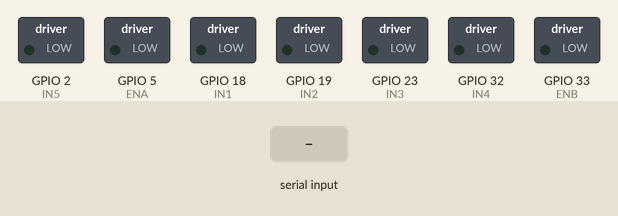
Simulated run of this sketch. Board: ESP32. Shown: switched loads named in the sketch (green lamp = pin HIGH). The inputs (shaded band) are chosen by the test bench. Nothing arrives over Bluetooth unless stated; what the sketch prints to the serial monitor is not drawn.

Above: at 1.2 s.
1.3 s: "DISABLE\n" received over the second serial link
At 2.5 s:
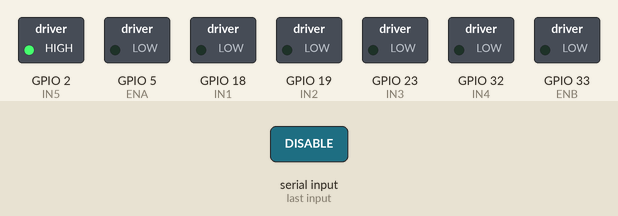
2.8 s: "ENABLE\n" received over the second serial link
4.3 s: "FORWARD\n" received over the second serial link
At 4.8 s:
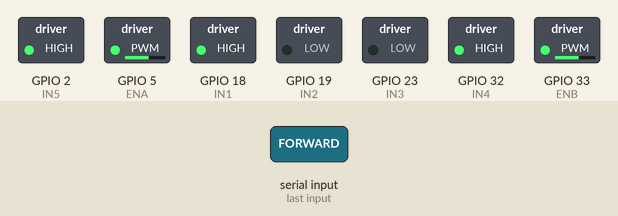
5.8 s: "BACKWARD\n" received over the second serial link
At 7.0 s:
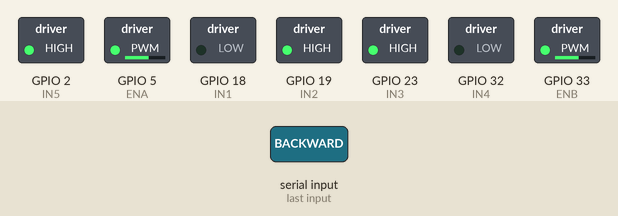
7.3 s: "LEFT\n" received over the second serial link
At 8.3 s:
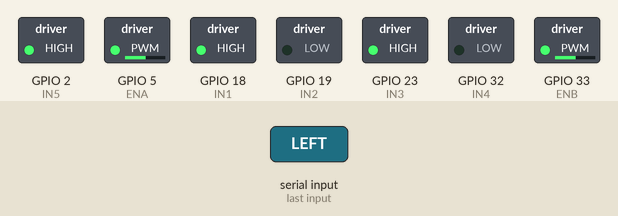
8.8 s: "RIGHT\n" received over the second serial link
At 9.4 s:
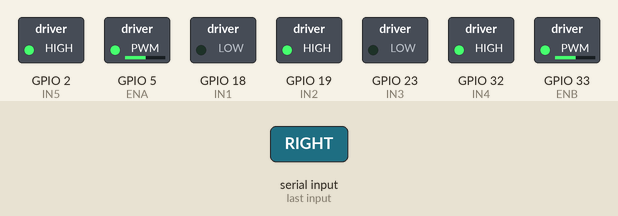
Timing chart, 0 to 11.3 s (numbered marks = the images above; inputs shaded):
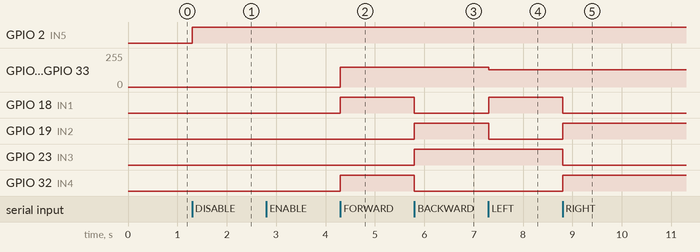

The sketch:

KQChair.ino
```cpp
#include <BluetoothSerial.h>

#define ENA 5
#define IN1 18
#define IN2 19
#define IN3 23
#define IN4 32
#define ENB 33
#define IN5 2

BluetoothSerial SerialBT;
bool motorsEnabled = false;

void setup() {
  Serial.begin(115200);
  SerialBT.begin("Wheelchair");
  Serial.println("Bluetooth Started. Waiting for commands…");

  pinMode(ENA, OUTPUT);
  pinMode(IN1, OUTPUT);
  pinMode(IN2, OUTPUT);
  pinMode(IN3, OUTPUT);
  pinMode(IN4, OUTPUT);
  pinMode(ENB, OUTPUT);
  pinMode(IN5, OUTPUT);

}

void loop() {
  if (SerialBT.available()) {
    String command = SerialBT.readStringUntil('\n');
    processCommand(command);
  }
}

void processCommand(String command) {
  if (command == "ENABLE") {
    motorsEnabled = true;
    Serial.println("Motors Enabled");
  } else if (command == "DISABLE") {
    motorsEnabled = false;
    stopMotors();
    Serial.println("Motors Disabled");
  }

  if (motorsEnabled) {
    if (command == "FORWARD") {
      moveForward();
    } else if (command == "BACKWARD") {
      moveBackward();
    } else if (command == "LEFT") {
      turnLeft();
    } else if (command == "RIGHT") {
      turnRight();
    } else if (command == "STOP") {
      stopMotors();
    }
  }
}

void moveForward() {
  analogWrite(ENA, 150);
  analogWrite(ENB, 150);
  digitalWrite(IN1, HIGH);
  digitalWrite(IN2, LOW);
  digitalWrite(IN3, LOW);
  digitalWrite(IN4, HIGH);
  digitalWrite(IN5, HIGH);
  Serial.println("Moving Forward");
}

void moveBackward() {
  digitalWrite(IN1, LOW);
  digitalWrite(IN2, HIGH);
  digitalWrite(IN3, HIGH);
  digitalWrite(IN4, LOW);
  digitalWrite(IN5, HIGH);
  analogWrite(ENA, 150);
  analogWrite(ENB, 150);
  Serial.println("Moving Backward");
}

void turnLeft() {
  analogWrite(ENA, 130);
  analogWrite(ENB, 130);
  digitalWrite(IN1, HIGH);
  digitalWrite(IN2, LOW);
  digitalWrite(IN3, HIGH);
  digitalWrite(IN4, LOW);
  digitalWrite(IN5, HIGH);
  Serial.println("Turning Left");
}

void turnRight() {
  analogWrite(ENA, 130);
  analogWrite(ENB, 130);
  digitalWrite(IN1, LOW);
  digitalWrite(IN2, HIGH);
  digitalWrite(IN3, LOW);
  digitalWrite(IN4, HIGH);
  digitalWrite(IN5, HIGH);
  Serial.println("Turning Right");
}

void stopMotors() {
  analogWrite(ENA, 0);
  analogWrite(ENB, 0);
  digitalWrite(IN1, LOW);
  digitalWrite(IN2, LOW);
  digitalWrite(IN3, LOW);
  digitalWrite(IN4, LOW);
  digitalWrite(IN5, HIGH);
  Serial.println("Stopping");
}
```

Measured:
- after the input at 1.3 s, GPIO 2 (IN5): LOW → HIGH at once
- after the input at 2.8 s, every drawn part: stays the same
- after the input at 4.3 s, GPIO 5 (ENA), GPIO 33 (ENB): 0/255 → 150/255 at once; GPIO 18 (IN1), GPIO 32 (IN4): LOW → HIGH at once
- after the input at 5.8 s, GPIO 18 (IN1), GPIO 32 (IN4): HIGH → LOW at once; GPIO 19 (IN2), GPIO 23 (IN3): LOW → HIGH at once
- after the input at 7.3 s, GPIO 5 (ENA), GPIO 33 (ENB): 150/255 → 130/255 at once; GPIO 18 (IN1): LOW → HIGH at once; GPIO 19 (IN2): HIGH → LOW at once
- after the input at 8.8 s, GPIO 18 (IN1), GPIO 23 (IN3): HIGH → LOW at once; GPIO 19 (IN2), GPIO 32 (IN4): LOW → HIGH at once
